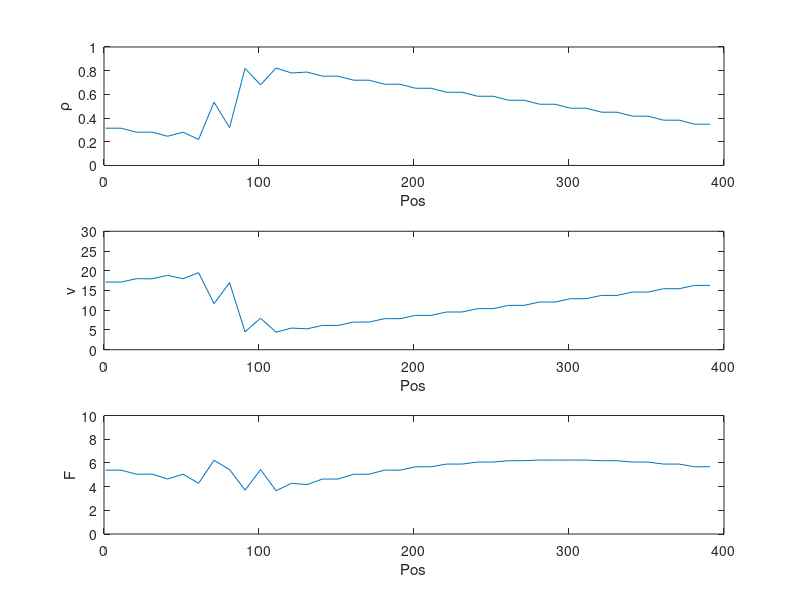

MATLAB code for this plot:

clear all 
close all

%Periodic Condition
NG = 40;
L = 400;
Vm = 25;
Pm = 1;
dx = L/NG;
dt = (dx/Vm); %CLF on max velocity
t = [0 10];

po = zeros(NG,1);
po(NG/4:3*NG/4) = Pm;
%po(3*NG/4) = Pm - 0.5; 

lax = @(p,jm,j,jp) 1/2*(p(jp)+p(jm)) - dt/(2*dx) *( p(jp)*Vm*(1-p(jp)/Pm) - p(jm)*Vm*(1-p(jm)/Pm));

v = @(p) Vm*(1-p/Pm);
F = @(p) p.*v(p);
q = @(p) Vm*(1 - 2*p/Pm);



laxwen = @(p,jm,j,jp) p(j) - ...
	dt/(2*dx)*(F(p(jp)) - F(p(jm))) + ...
	2*(dt/(2*dx))^2*( q((p(j)+p(jp))/2)*(F(p(jp))-F(p(j))) - q((p(j)+p(jm))/2)*(F(p(j))-F(p(jm))));

%Update loop
for time = t(1):dt:t(2)
    for j = 1:NG
        switch j %Periodic boundary condition
            case 1
                jm = NG;
                jp = j+1;
            case NG
                jm = j-1;
                jp = 1;
            otherwise
                jm = j-1;
                jp = j+1;
        end
        pn(j) = lax(po,jm,j,jp);
    end
    po = pn;
    %axis([0 400 .4 1.4])
    subplot(3,1,1)
    plot(1:dx:L,po)
    axis([0 400 0 1])
    ylabel('\rho')
    xlabel('Pos')
    subplot(3,1,2)
    plot(1:dx:L,v(po))
    axis([0 400 0 30])
    ylabel('v')
    xlabel('Pos')
    subplot(3,1,3)
    plot(1:dx:L,F(po))
    axis([0 400 0 10])
    ylabel('F')
    xlabel('Pos')
    pause(0.01)
end
